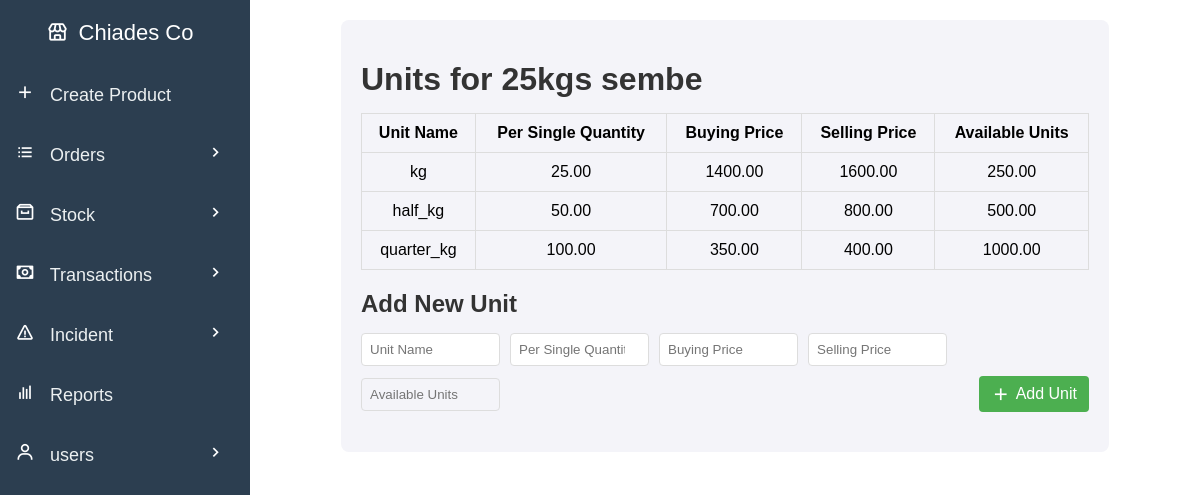
The page /view-create_units.php?id=1 (signed in) on the database as committed earlier.
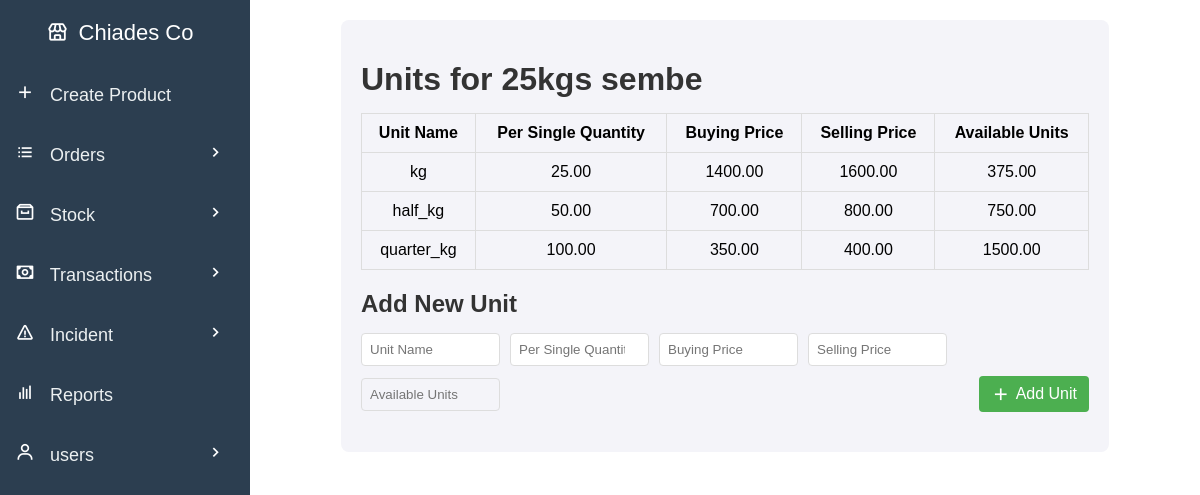
The same page on the database as committed later.
### tables this page shows
CREATE TABLE `units` (
  `unit_id` int(11) NOT NULL,
  `product_id` int(11) DEFAULT NULL,
  `company_id` int(11) NOT NULL,
  `created_by` int(11) NOT NULL,
  `name` varchar(20) DEFAULT NULL,
  `per_single_quantity` decimal(10,2) DEFAULT NULL,
  `buying_price` decimal(10,2) DEFAULT NULL,
  `selling_price` decimal(10,2) DEFAULT NULL,
  `available_units` decimal(10,2) DEFAULT NULL
);

### view-create_units.php (the view, shortened to what this page needs)
<?php
include 'db_connection.php';
$product_id = isset($_GET['id']) ? intval($_GET['id']) : 0;
$product_query = "SELECT * FROM products WHERE product_id = $product_id";
$product_result = mysqli_query($conn, $product_query);
$product = mysqli_fetch_assoc($product_result);
$unit_query = "SELECT * FROM units WHERE product_id = $product_id";
$unit_result = mysqli_query($conn, $unit_query);
?>
<!DOCTYPE html>
<html lang="en">
<head>
    <link rel="stylesheet" href="css/view-create_units.css">
</head>
<body>
    <div class="main-content">
        <div class="units-container">
            <h1>Units for <?= $product['name']; ?></h1>
            <table class="units-table">
                <thead>
                    <tr>
                        <th>Unit Name</th>
                        <th>Per Single Quantity</th>
                        <th>Buying Price</th>
                        <th>Selling Price</th>
                        <th>Available Units</th>
                    </tr>
                </thead>
                <tbody>
                    <?php while ($unit = mysqli_fetch_assoc($unit_result)): ?>
                    <tr>
                        <td><?= $unit['name']; ?></td>
                        <td><?= $unit['per_single_quantity']; ?></td>
                        <td><?= $unit['buying_price']; ?></td>
                        <td><?= $unit['selling_price']; ?></td>
                        <td><?= $unit['available_units']; ?></td>
                    </tr>
                    <?php endwhile; ?>
                </tbody>
            </table>
            <h2>Add New Unit</h2>
            <form action="confirm-new_unit.php" method="POST" class="unit-form">
                <input type="text" name="name" placeholder="Unit Name" required>
                <input type="number" step="0.01" name="per_single_quantity" placeholder="Per Single Quantity" required oninput="calculateAvailableUnits(<?= $product['quantity']; ?>)">
                <input type="number" step="0.01" name="buying_price" placeholder="Buying Price" required>
                <input type="number" step="0.01" name="selling_price" placeholder="Selling Price" required>
                <input type="text" id="available_units" name="available_units" placeholder="Available Units" readonly>
                <button type="submit" class="add-unit-button">
                    <i class='bx bx-plus'></i> Add Unit
                </button>
            </form>
        </div>
    </div>
</body>
</html>

Rows that differ between the two databases and show on the page:
changed units "kg": available_units "250.00" → "375.00"
changed units "half_kg": available_units "500.00" → "750.00"
changed units "quarter_kg": available_units "1000.00" → "1500.00"
